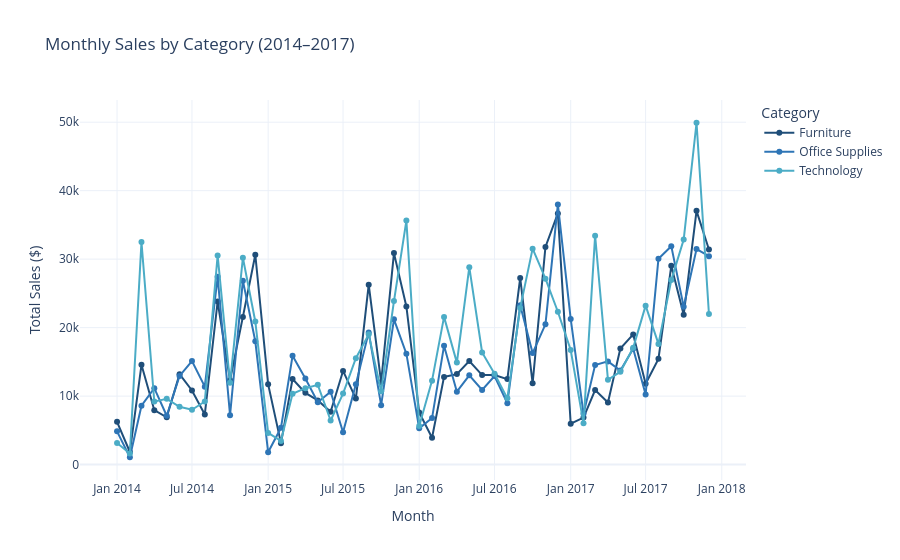

Notebook cell for this chart:
### Markdown cell above
## 6. Monthly Sales Seasonality by Category
Question: Do all categories follow the same seasonal pattern or do they diverge?

### Code cell
cat_monthly = (
    df.groupby(["year", "month", "category"])["sales"]
    .sum()
    .reset_index()
)
cat_monthly["date"] = pd.to_datetime(cat_monthly[["year", "month"]].assign(day=1))
cat_monthly = cat_monthly.sort_values("date")

fig = px.line(
    cat_monthly,
    x="date",
    y="sales",
    color="category",
    title="Monthly Sales by Category (2014–2017)",
    labels={"date": "Month", "sales": "Total Sales ($)", "category": "Category"},
    template=TEMPLATE,
    color_discrete_sequence=PALETTE,
    markers=True
)
fig.update_layout(hovermode="x unified")
fig.show()
